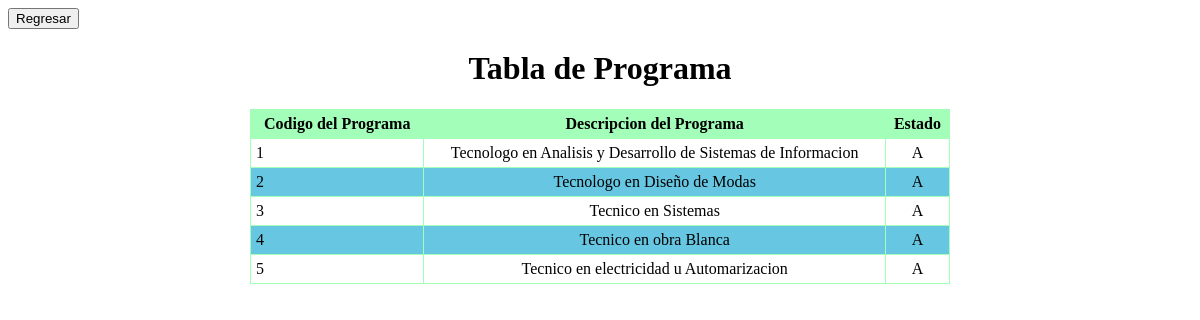
The page /consultas/programa/index.php on the database its author committed.
### tables this page shows
CREATE TABLE `programa` (
  `cod_pro` varchar(400) NOT NULL default '',
  `des_prog` varchar(80) default NULL,
  `estado` varchar(15) default NULL,
  PRIMARY KEY  (`cod_pro`)
);

### consultas/programa/view/viewClass.php (called while the page is built, shortened)
<?php
class viewClass {
    static public function renderHTML($view, $args = NULL) {
        include_once 'templates/' . $view;
    }
}

### consultas/programa/index.php (called while the page is built, shortened)
<?php
include_once '../../librerias/dataBaseClass.php';
$controller = new controllerClass();
$controller->index();
?>

### librerias/dataBaseClass.php (called while the page is built, shortened)
<?php
class dataBaseClass {
  static private $host = 'localhost';
  static private $port = 3306,
          $dbname = 'desercion',
          $user = 'root',
          $password = '',
          $driver = 'mysql',
          $instance = NULL;
  static public function getInstance() {
    return self::$instance;
  }
  static private function connect() {
    try {
      $dsn = self::$driver
              . ':host='. self::$host
              . ';port=' . self::$port
              . ';dbname=' . self::$dbname;
      self::$instance = new PDO($dsn, self::$user, self::$password);
      return true;
    } catch (PDOException $e) {
      echo $e->getMessage();
    }
  }
}

### consultas/programa/model/modelClass.php (called while the page is built, shortened)
<?php
class modelClass {
    static public function getAll() {
        try {
            $sql = 'SELECT programa.cod_pro, programa.des_prog, programa.estado FROM programa';
            return dataBaseClass::getInstance()->query($sql)->fetchAll(PDO::FETCH_ASSOC);
        } catch (PDOException $e) {
            return $e;
        }
    }
}

### consultas/programa/view/templates/index.php (the view, shortened to what this page needs)
<!DOCTYPE html>
<html lang="es">
    <head>
        <link rel="stylesheet" media="screen" href="css/main.css">
    </head>
    <body>
        <a align="right" href="../../../../Taller-2/"><button>Regresar</button></a>
    <center>
        <h1>Tabla de Programa</h1>
        <table id="tblContenido">
            <thead>
                <tr>
                    <th>Codigo del Programa</th>
                    <th>Descripcion del Programa</th>
                    <th>Estado</th>
                </tr>
            </thead>
            <tbody>
                <?php foreach ($datos as $row): ?>
                    <tr>
                        <td><?php echo $row['cod_pro'] ?></td>
                        <td><?php echo $row['des_prog'] ?></td>
                        <td><?php echo $row['estado'] ?></td>
                    </tr>
                <?php endforeach ?>
            </tbody>
        </table>
    </body>
</html>

### consultas/programa/css/main.css (style rules this page uses)
#tblContenido { border: solid red 1px; width: 700px; border-spacing: 10px; border-collapse: collapse; }
#tblContenido thead tr th { background-color: #A3FEBA; }
#tblContenido tbody tr td, #tblContenido thead tr th { margin: 0px; padding: 0px; border: solid #A3FEBA 1px; padding: 5px; }
#tblContenido tbody tr:nth-child(2n) { background-color: #67C7E2; }
#tblContenido tbody tr td:last-child, #tblContenido tbody tr td:nth-child(2) { text-align: center; }

### rows shown on the page
programa: cod_pro "1", des_prog "Tecnologo en Analisis y Desarrollo de Sistemas de Informacion", estado "A"
programa: cod_pro "2", des_prog "Tecnologo en Diseño de Modas", estado "A"
programa: cod_pro "3", des_prog "Tecnico en Sistemas", estado "A"
programa: cod_pro "4", des_prog "Tecnico en obra Blanca", estado "A"
programa: cod_pro "5", des_prog "Tecnico en electricidad u Automarizacion", estado "A"
